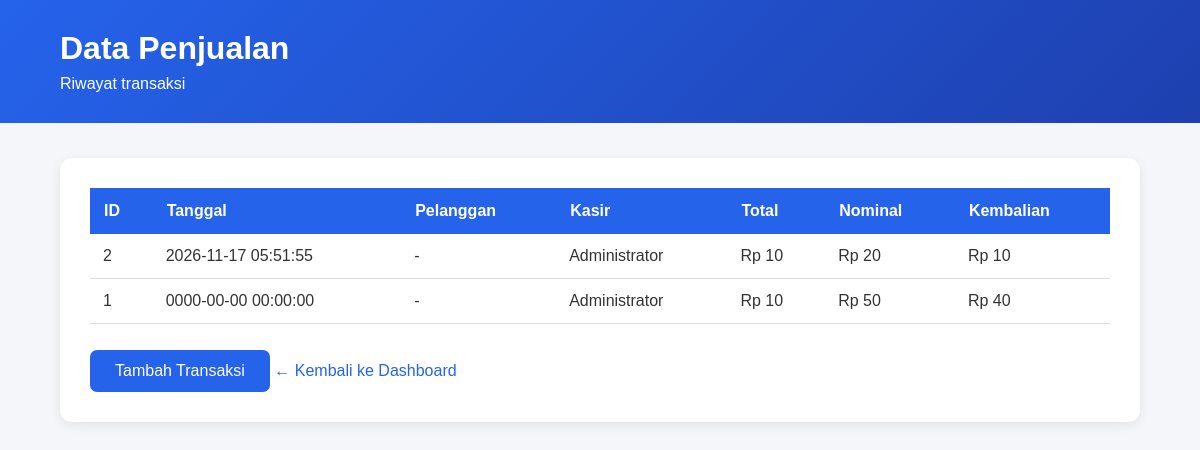
/data_penjualan.php (signed in), run on the app's committed database.
### tables this page shows
CREATE TABLE `tb_penjualan` (
  `id_penjualan` int(11) NOT NULL,
  `tanggal_penjualan` datetime NOT NULL,
  `id_pelanggan` int(11) DEFAULT NULL,
  `id_user` int(11) NOT NULL,
  `total_harga` decimal(12,2) NOT NULL,
  `nominal` decimal(12,2) NOT NULL,
  `kembalian` decimal(12,2) NOT NULL
);

CREATE TABLE `tb_user` (
  `id_user` int(11) NOT NULL,
  `username` varchar(50) NOT NULL,
  `password` varchar(255) NOT NULL,
  `nama_user` varchar(100) NOT NULL
);

### data_penjualan.php (the view, shortened to what this page needs)
<?php
require_once __DIR__ . "/src/koneksi.php";
$data = mysqli_query(
    $koneksi,
    "SELECT p.*, u.nama_user, pl.nama_pelanggan
     FROM tb_penjualan p
     JOIN tb_user u ON p.id_user = u.id_user
     LEFT JOIN tb_pelanggan pl
     ON p.id_pelanggan = pl.id_pelanggan
     ORDER BY p.id_penjualan DESC"
);
?>
<!DOCTYPE html>
<html>
<head>
    <link rel="stylesheet" href="src/style.css">
</head>
<body>
<div class="header">
    <h1>Data Penjualan</h1>
    <p>Riwayat transaksi</p>
</div>
<div class="container">
    <div class="card">
        <div class="table-container">
            <table>
                <tr>
                    <th>ID</th>
                    <th>Tanggal</th>
                    <th>Pelanggan</th>
                    <th>Kasir</th>
                    <th>Total</th>
                    <th>Nominal</th>
                    <th>Kembalian</th>
                </tr>
                <?php while ($row = mysqli_fetch_assoc($data)): ?>
                <tr>
                    <td><?= $row['id_penjualan']; ?></td>
                    <td><?= $row['tanggal_penjualan']; ?></td>
                    <td><?= htmlspecialchars($row['nama_pelanggan'] ?? '-'); ?></td>
                    <td><?= htmlspecialchars($row['nama_user']); ?></td>
                    <td>Rp <?= number_format($row['total_harga'], 0, ',', '.'); ?></td>
                    <td>Rp <?= number_format($row['nominal'], 0, ',', '.'); ?></td>
                    <td>Rp <?= number_format($row['kembalian'], 0, ',', '.'); ?></td>
                </tr>
                <?php endwhile; ?>
            </table>
        </div>
        <br>
        <a class="btn" href="penjualan.php">Tambah Transaksi</a>
        <a class="back" href="index.php">← Kembali ke Dashboard</a>
    </div>
</div>
</body>
</html>

### style.css (style rules this page uses)
* { box-sizing: border-box; }
html, body { margin: 0; padding: 0; width: 100%; min-height: 100%; }
body { font-family: Arial, sans-serif; background: #f4f6f9; color: #333; }
.header { width: 100%; background: linear-gradient(135deg, #2563eb, #1e40af); color: white; padding: 30px 5%; }
.header h1 { margin: 0 0 8px; }
.header p { margin: 0; }
.container { width: 100%; max-width: 1400px; margin: 0 auto; padding: 35px 5%; }
.card { width: 100%; background: white; padding: 30px; border-radius: 12px; margin-bottom: 30px; box-shadow: 0 3px 12px rgba(0,0,0,0.08); }
button, .btn { border: none; background: #2563eb; color: white; padding: 12px 25px; border-radius: 7px; cursor: pointer; font-size: 16px; text-decoration: none; display: inline-block; }
.table-container { width: 100%; overflow-x: auto; }
table { width: 100%; border-collapse: collapse; background: white; }
table th { background: #2563eb; color: white; padding: 14px; text-align: left; }
table td { padding: 13px; border-bottom: 1px solid #ddd; }
.back { display: inline-block; margin-top: 20px; color: #2563eb; text-decoration: none; }

### data on the page
tb_penjualan: id_penjualan "2", tanggal_penjualan "2026-11-17 05:51:55", nama_pelanggan "-", id_user.nama_user "Administrator", total_harga "10", nominal "20", kembalian "10"
tb_penjualan: id_penjualan "1", tanggal_penjualan "0000-00-00 00:00:00", nama_pelanggan "-", id_user.nama_user "Administrator", total_harga "10", nominal "50", kembalian "40"
